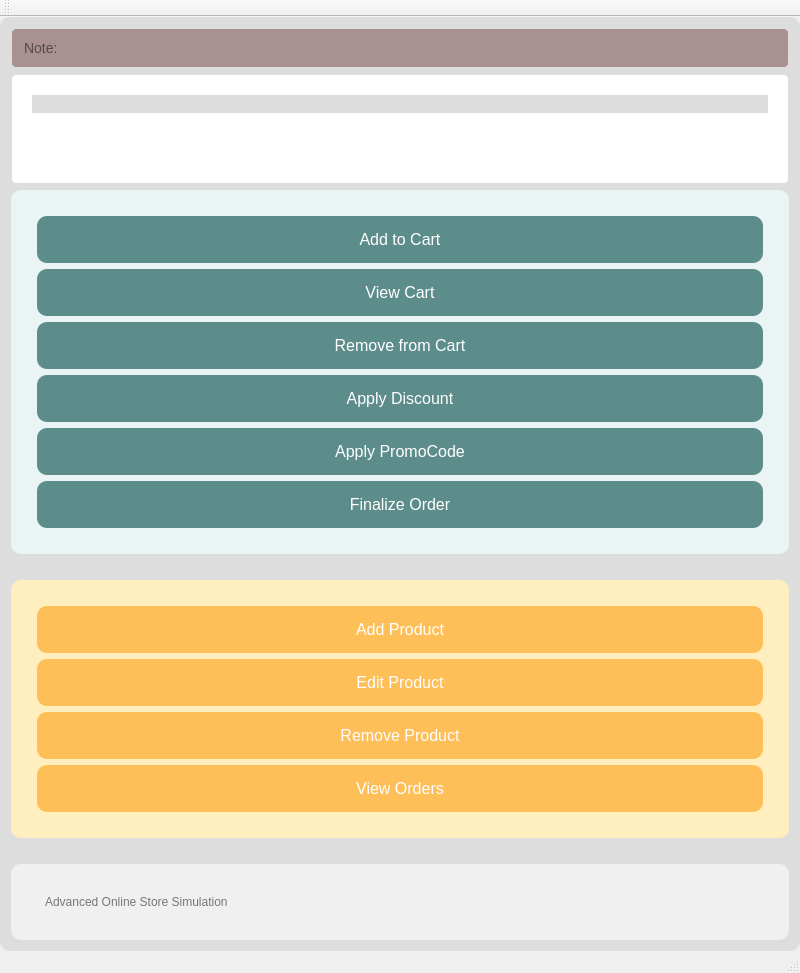
<?xml version="1.0" encoding="UTF-8"?>
<ui version="4.0">
 <class>MainWindow</class>
 <widget class="QMainWindow" name="MainWindow">
  <property name="geometry">
   <rect>
    <x>0</x>
    <y>0</y>
    <width>800</width>
    <height>600</height>
   </rect>
  </property>
  <property name="windowTitle">
   <string>Advanced Online Store Simulation</string>
  </property>
  <widget class="QWidget" name="centralWidget">
   <property name="styleSheet">
    <string notr="true">
     QWidget {
      background-color:rgb(221, 221, 221);
      border-radius: 10px;
      padding: 20px;
     }
    </string>
   </property>
   <layout class="QVBoxLayout" name="verticalLayout">
   
    <!-- Search Bar -->
    <item>
     <widget class="QLineEdit" name="searchBar">
      <property name="placeholderText">
       <string>Note:</string>
      </property>
      <property name="styleSheet">
       <string notr="true">
        QLineEdit {
         background-color:rgb(170, 145, 145);
         border: 1px solid #DDD;
         padding: 10px;
         border-radius: 5px;
         font-size: 14px;
        }
        QLineEdit:focus {
         border: 1px solidrgb(168, 245, 242);
         box-shadow: 0 0 5px rgba(103, 123, 122, 0.6);
        }
       </string>
      </property>
     </widget>
    </item>

    <!-- Product Table -->
    <item>
     <widget class="QTableWidget" name="productTable">
      <property name="editTriggers">
       <set>QAbstractItemView::NoEditTriggers</set>
      </property>
      <property name="selectionMode">
       <enum>QAbstractItemView::SingleSelection</enum>
      </property>
      <property name="selectionBehavior">
       <enum>QAbstractItemView::SelectRows</enum>
      </property>
      <property name="columnCount">
       <number>5</number>
      </property>
      <property name="horizontalHeaderLabels" stdset="0">
       <stringlist>
        <string>Name</string>
        <string>Price</string>
        <string>Stock</string>
        <string>Description</string>
        <string>Quantity</string>
       </stringlist>
      </property>
      <property name="styleSheet">
       <string notr="true">
        QTableWidget {
         background-color: #FFFFFF;
         color: #333333;
         border: 1px solid #DDD;
         font-size: 14px;
         border-radius: 5px;
        }
        QTableWidget::item {
         padding: 8px;
         border-bottom: 1px solid #EEE;
        }
        QTableWidget::item:selected {
         background-color: #D9E6F3;
         color: #1D60A3;
        }
        QTableWidget::horizontalHeader {
         background-color: #F8F8F8;
         color: #555;
         padding: 8px;
         border-bottom: 1px solid #DDD;
        }
       </string>
      </property>
     </widget>
    </item>

    <!-- Customer Buttons -->
    <item>
     <widget class="QFrame" name="customerButtonsFrame">
      <property name="styleSheet">
       <string notr="true">
        QFrame {
         background-color: #EAF4F4;
         border-radius: 10px;
         padding: 15px;
         margin-bottom: 20px;
        }
        QPushButton {
         background: #5C8D8B;
         color: white;
         border-radius: 10px;
         padding: 14px 22px;
         font-size: 16px;
         border: none;
         transition: all 0.3s ease;
         box-shadow: 0 4px 8px rgba(0, 0, 0, 0.1);
        }
        QPushButton:hover {
         background: #4A7672;
         transform: scale(1.05);
         box-shadow: 0 6px 12px rgba(0, 0, 0, 0.1);
        }
        QPushButton:pressed {
         background: #3B615E;
         transform: scale(0.98);
         box-shadow: 0 2px 4px rgba(0, 0, 0, 0.2);
        }
       </string>
      </property>
      <layout class="QVBoxLayout" name="customerButtonsLayout">
       <item>
        <widget class="QPushButton" name="addToCartButton">
         <property name="text">
          <string>Add to Cart</string>
         </property>
        </widget>
       </item>
       <item>
        <widget class="QPushButton" name="viewCartButton">
         <property name="text">
          <string>View Cart</string>
         </property>
        </widget>
       </item>
       <item>
        <widget class="QPushButton" name="removeProductFromCartButton">
         <property name="text">
          <string>Remove from Cart</string>
         </property>
        </widget>
       </item>
       <item>
        <widget class="QPushButton" name="applyDiscountButton">
         <property name="text">
          <string>Apply Discount</string>
         </property>
        </widget>
       </item>
       <item>
        <widget class="QPushButton" name="applyPromoCodeButton">
         <property name="text">
          <string>Apply PromoCode</string>
         </property>
        </widget>
       </item>
       <item>
        <widget class="QPushButton" name="finalizeOrderButton">
         <property name="text">
          <string>Finalize Order</string>
         </property>
        </widget>
       </item>
      </layout>
     </widget>
    </item>

    <!-- Seller Buttons -->
    <item>
     <widget class="QFrame" name="sellerButtonsFrame">
      <property name="styleSheet">
       <string notr="true">
        QFrame {
         background-color:rgb(255, 239, 190);
         border-radius: 10px;
         padding: 15px;
         margin-bottom: 20px;
        }
        QPushButton {
         background:rgb(254, 190, 88);
         color: white;
         border-radius: 10px;
         padding: 14px 22px;
         font-size: 16px;
         border: none;
         transition: all 0.3s ease;
         box-shadow: 0 4px 8px rgba(0, 0, 0, 0.1);
        }
        QPushButton:hover {
         background: #E67E22;
         transform: scale(1.05);
         box-shadow: 0 6px 12px rgba(0, 0, 0, 0.1);
        }
        QPushButton:pressed {
         background: #D35400;
         transform: scale(0.98);
         box-shadow: 0 2px 4px rgba(0, 0, 0, 0.2);
        }
       </string>
      </property>
      <layout class="QVBoxLayout" name="sellerButtonsLayout">
       <item>
        <widget class="QPushButton" name="addProductButton">
         <property name="text">
          <string>Add Product</string>
         </property>
        </widget>
       </item>
       <item>
        <widget class="QPushButton" name="editProductButton">
         <property name="text">
          <string>Edit Product</string>
         </property>
        </widget>
       </item>
       <item>
        <widget class="QPushButton" name="removeProductButton">
         <property name="text">
          <string>Remove Product</string>
         </property>
        </widget>
       </item>
       <item>
        <widget class="QPushButton" name="viewOrdersButton">
         <property name="text">
          <string>View Orders</string>
         </property>
        </widget>
       </item>
      </layout>
     </widget>
    </item>

    <!-- Footer -->
    <item>
     <widget class="QFrame" name="footerFrame">
      <property name="styleSheet">
       <string notr="true">
        QFrame {
         background-color: #F0F0F0;
         border-radius: 10px;
         padding: 10px;
         text-align: center;
        }
        QLabel {
         font-size: 12px;
         color: #777;
        }
       </string>
      </property>
      <layout class="QHBoxLayout" name="footerLayout">
       <item>
        <widget class="QLabel" name="footerLabel">
         <property name="text">
          <string>Advanced Online Store Simulation</string>
         </property>
        </widget>
       </item>
      </layout>
     </widget>
    </item>
   
   </layout>
  </widget>
  <widget class="QMenuBar" name="menuBar">
   <property name="geometry">
    <rect>
     <x>0</x>
     <y>0</y>
     <width>800</width>
     <height>26</height>
    </rect>
   </property>
  </widget>
  <widget class="QToolBar" name="mainToolBar">
   <attribute name="toolBarArea">
    <enum>TopToolBarArea</enum>
   </attribute>
   <attribute name="toolBarBreak">
    <bool>false</bool>
   </attribute>
  </widget>
  <widget class="QStatusBar" name="statusBar"/>
 </widget>
 <layoutdefault spacing="6" margin="11"/>
 <resources/>
 <connections/>
</ui>
